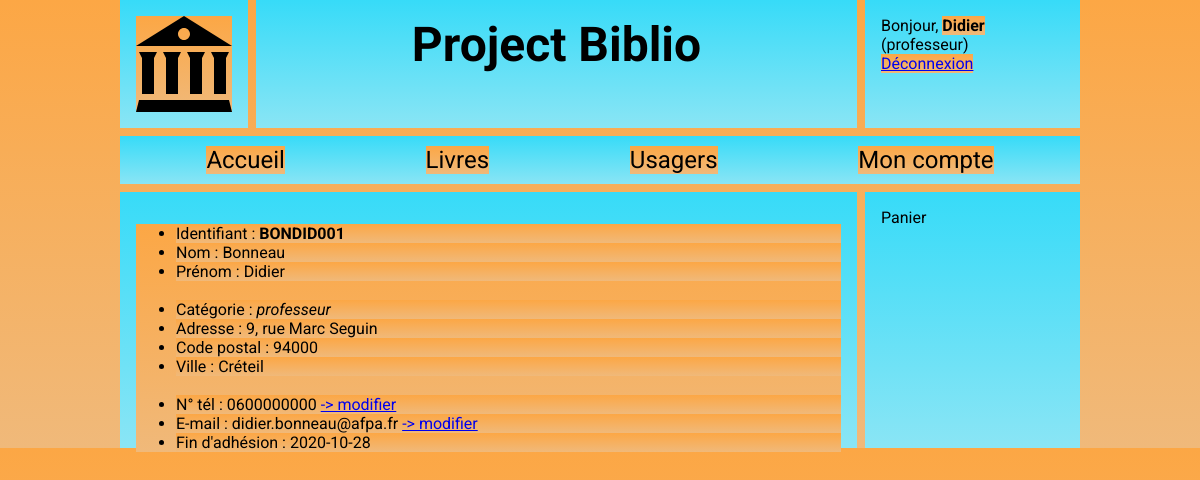
Screenshot of /index.php?page=account (signed in) with the database file from the repository.
### tables this page shows
CREATE TABLE `users` (
  `user_id` varchar(9) NOT NULL,
  `password` varchar(255) NOT NULL,
  `category_id` int(1) NOT NULL,
  `first_name` varchar(50) NOT NULL,
  `last_name` varchar(50) NOT NULL,
  `email_address` varchar(100) DEFAULT NULL,
  `phone_number` char(10) DEFAULT NULL,
  `street_address` varchar(100) DEFAULT NULL,
  `city_name` varchar(50) DEFAULT NULL,
  `postal_code` char(5) DEFAULT NULL,
  `membership_start` date NOT NULL,
  `membership_end` date DEFAULT NULL
);

CREATE TABLE `user_categories` (
  `category_id` int(1) NOT NULL,
  `category` varchar(20) NOT NULL,
  `max_books_borrow` int(2) NOT NULL,
  `max_days_borrow` int(2) NOT NULL,
  `max_days_reserv` int(2) NOT NULL
);

### library/_dao.php (called while the page is built, shortened)
<?php
function newPDO()
{
    try {
        $pdo = new PDO('mysql:host=localhost;dbname=biblio_db;charset=utf8', 'root', '');
        $pdo->setAttribute(PDO::ATTR_ERRMODE, PDO::ERRMODE_EXCEPTION);
    } catch (PDOException $exception) {
        header('Location: index.php');
    }
    return $pdo;
}
function getUserInfo($user_name)
{
    $pdo = newPDO();
    $query = $pdo->query(
        "SELECT * FROM users NATURAL JOIN user_categories WHERE user_id='$user_name';"
    );
    return $query->fetch();
}

### page/account.php (the view)
<?php
require 'library/_dao.php';
include 'page/_header.php';
?>
<main class="main-main">
    <?php
    if (isset($_SESSION['user_id'])) {
        $data = getUserInfo($_SESSION['user_id'])
    ?>
        <ul>
            <li>Identifiant : <b><?= $data['user_id'] ?></b></li>
            <li>Nom : <?= $data['last_name'] ?></li>
            <li>Prénom : <?= $data['first_name'] ?></li><br>
            <li>Catégorie : <i><?= $data['category'] ?></i></li>
            <li>Adresse : <?= $data['street_address'] ?></li>
            <li>Code postal : <?= $data['postal_code'] ?></li>
            <li>Ville : <?= $data['city_name'] ?></li><br>
            <li>N° tél : <?= $data['phone_number'] ?> <a href='#'>-> modifier</a></li>
            <li>E-mail : <?= $data['email_address'] ?> <a href='#'>-> modifier</a></li>
            <li>Fin d'adhésion : <?= $data['membership_end'] ?></li>
        </ul>
    <?php
    } ?>
</main>
<?php
include 'page/_basket.php';
include 'page/_footer.php';
?>

### index.php (shortened to what this page needs)
<?php
$page = isset($_GET['page']) ? filter_var($_GET['page'], FILTER_SANITIZE_ENCODED) : 'home';
switch ($page) {
    case 'account':
        include 'page/account.php';
        break;
}

### page/_header.php (shortened to what this page needs)
<!DOCTYPE html>
<html lang="fr">
<head>
    <link rel='stylesheet' type='text/css' media='screen' href='style/main.css'>
    <link rel="stylesheet" type="text/css" href="style/jquery.dataTables.min.css">
</head>
<body class="grid">
    <div class="top-logo">
        <img src="image/library_icon.svg" class="img-fill">
    </div>
    <h1 class="top-title">Project Biblio</h1>
    <div class="login-box">
        <?php
        if (isset($_SESSION['user_id'])) {
        ?>
            Bonjour, <b><?= $_SESSION['user_first_name'] ?></b><br>
            (<?= $_SESSION['user_category'] ?>)<br>
            <a href="index.php?page=home&do=disconnect">Déconnexion</a>
        <?php
        }
        ?>
    </div>
    <nav class="main-navbar">
        <a href="index.php?page=home">Accueil</a>
        <a href="index.php?page=books">Livres</a>
        <a href="index.php?page=users">Usagers</a>
        <?php
        if (isset($_SESSION['user_id'])) {
        ?>
            <a href="index.php?page=account">Mon compte</a>
        <?php
        }
        ?>
    </nav>

### page/_basket.php
<aside class="basket">
    Panier
</aside>

### page/_footer.php
</body>
</html>

### style/main.css (style rules this page uses)
* { font-family: 'Roboto', sans-serif; background-image: linear-gradient(#fca745, #f0b97a) ; }
.grid { margin: auto; max-width: 960px; display: grid; grid-template-columns: 8rem repeat(8,1fr) 8rem; grid-template-rows: 8rem 3rem 16rem; grid-auto-rows: 8rem; grid-gap: .5rem; }
.grid > * { margin: 0; padding: 1rem; background-image: linear-gradient(#37dbf8, #8ae5f5); }
.top-logo { grid-column: span 1; }
.img-fill { height: 100%; }
.top-title { grid-column: span 7; font-size: 3rem; text-align: center; }
.login-box { grid-column: span 2; }
.main-navbar { grid-column: span 10; display: flex; justify-content: space-around; align-items: center; }
.main-navbar a { font-size: 1.5rem; text-decoration: none; color: black; }
.main-main { grid-column: span 8; }
.basket { grid-column: span 2; }

### rows the page displays
users: user_id "BONDID001", last_name "Bonneau", first_name "Didier", category.category "professeur", street_address "9, rue Marc Seguin", postal_code "94000", city_name "Créteil", phone_number "0600000000", email_address "didier.bonneau@afpa.fr", membership_end "2020-10-28"

### other values shown
$_SESSION['user_first_name'] "Didier"
$_SESSION['user_category'] "professeur"
